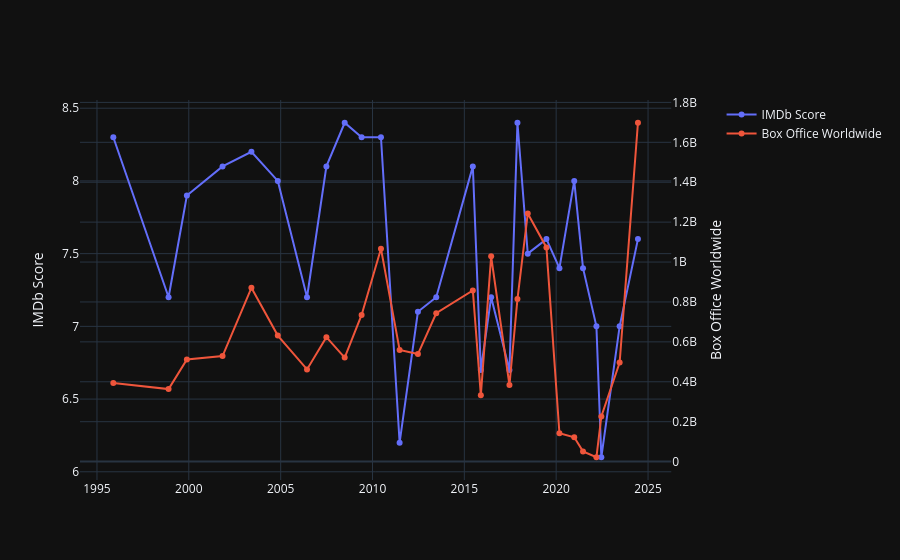

This figure's notebook cell:
### Code cell
from plotly.subplots import make_subplots
import plotly.graph_objects as go

fig = make_subplots(specs=[[{"secondary_y": True}]])

fig.add_trace(go.Scatter(x=df["release_date"], y=df["imdb_score"], mode="lines+markers", name="IMDb Score"), secondary_y=False)

fig.add_trace(go.Scatter(x=df["release_date"], y=df["box_office_worldwide"], mode="lines+markers", name="Box Office Worldwide"), secondary_y=True)

fig.update_layout(template="plotly_dark")

fig.update_yaxes(title_text="IMDb Score", secondary_y=False)

fig.update_yaxes(title_text="Box Office Worldwide", secondary_y=True)

fig.show()

### Figure 1 — Plotly figure (JSON) as saved in the notebook; plotly's stock layout.template omitted (floating-point values rounded to 4 significant figures)
{"data": [{"mode": "lines+markers", "name": "IMDb Score", "type": "scatter", "x": ["1995-11-22", "1998-11-25", "1999-11-24", "2001-11-02", "2003-05-30", "2004-11-05", "2006-06-09", "2007-06-29", "2008-06-27", "2009-05-29", "2010-06-18", "2011-06-24", "2012-06-22", "2013-06-21", "2015-06-19", "2015-11-25", "2016-06-17", "2017-06-16", "2017-11-22", "2018-06-15", "2019-06-21", "2020-03-06", "2020-12-25", "2021-06-18", "2022-03-11", "2022-06-17", "2023-06-16", "2024-06-14"], "xaxis": "x", "y": [8.3, 7.2, 7.9, 8.1, 8.2, 8.0, 7.2, 8.1, 8.4, 8.3, 8.3, 6.2, 7.1, 7.2, 8.1, 6.7, 7.2, 6.7, 8.4, 7.5, 7.6, 7.4, 8.0, 7.4, 7.0, 6.1, 7.0, 7.6], "yaxis": "y"}, {"mode": "lines+markers", "name": "Box Office Worldwide", "type": "scatter", "x": ["1995-11-22", "1998-11-25", "1999-11-24", "2001-11-02", "2003-05-30", "2004-11-05", "2006-06-09", "2007-06-29", "2008-06-27", "2009-05-29", "2010-06-18", "2011-06-24", "2012-06-22", "2013-06-21", "2015-06-19", "2015-11-25", "2016-06-17", "2017-06-16", "2017-11-22", "2018-06-15", "2019-06-21", "2020-03-06", "2020-12-25", "2021-06-18", "2022-03-11", "2022-06-17", "2023-06-16", "2024-06-14"], "xaxis": "x", "y": [394436586, 363258859, 511358276, 528773250, 871014978, 631442092, 461983149, 623726085, 521311860, 735099082, 1066969703, 559852396, 538983207, 743559607, 857611174, 332207671, 1028570889, 383930656, 814641172, 1242805359, 1073394593, 141940042, 121903885, 51112314, 21813358, 226425420, 496444308, 1698030965], "yaxis": "y2"}], "layout": {"xaxis": {"anchor": "y", "domain": [0, 0.94]}, "yaxis": {"anchor": "x", "domain": [0, 1], "title": {"text": "IMDb Score"}}, "yaxis2": {"anchor": "x", "overlaying": "y", "side": "right", "title": {"text": "Box Office Worldwide"}}}}
